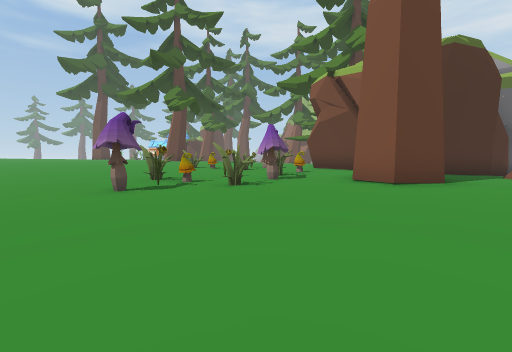
view 1 (above)

23 first-person views from a walk through a scene from a Unity 3-D project. The camera is 1.4 m above the floor, tilts 4° down and sees 90° across. The floor is counted in squares, 2 m on a side. Each view is taken from the middle of a square. On the plan, view 1 faces up. The plan holds only what a view shows up to about 9 squares ahead; the rest is blank. The place goes on beyond the plan. The player character is not drawn. Some animated figures are left out.

view 2
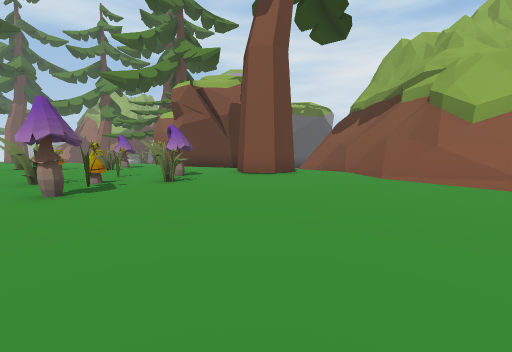

view 3
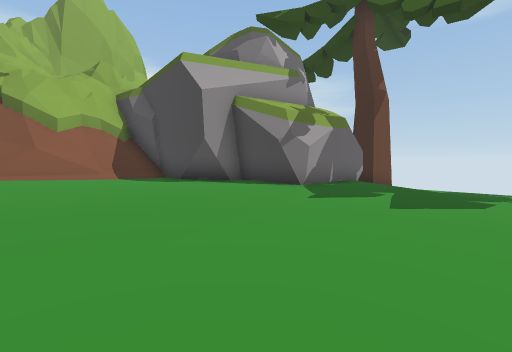

view 4
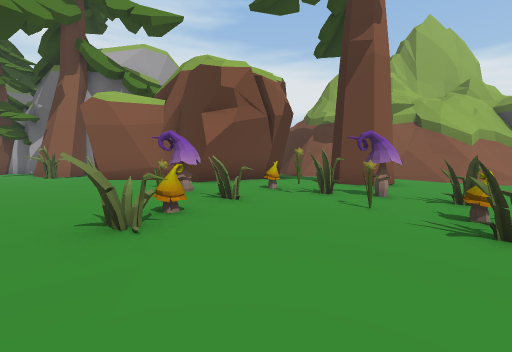

view 5
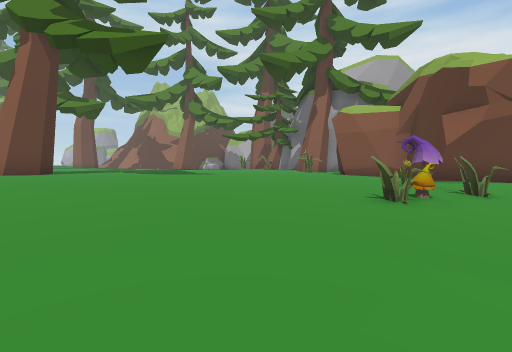

view 6
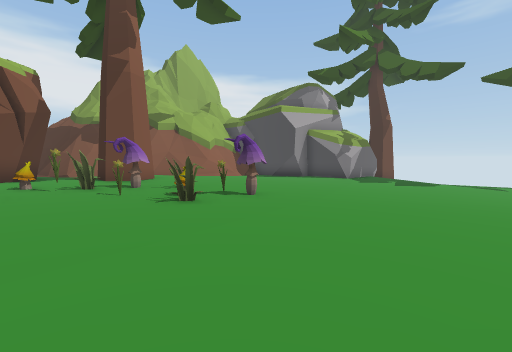

view 7
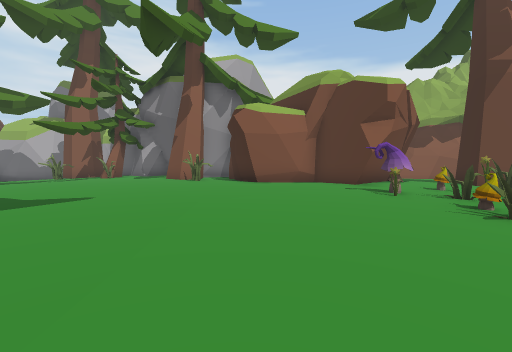

view 8
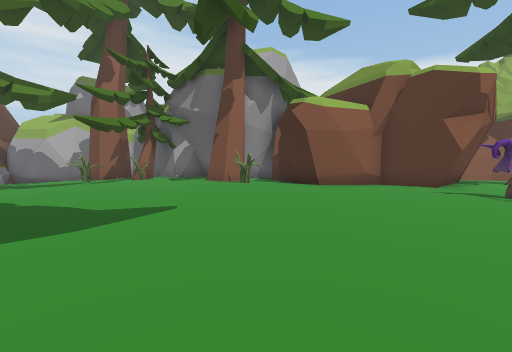

view 9
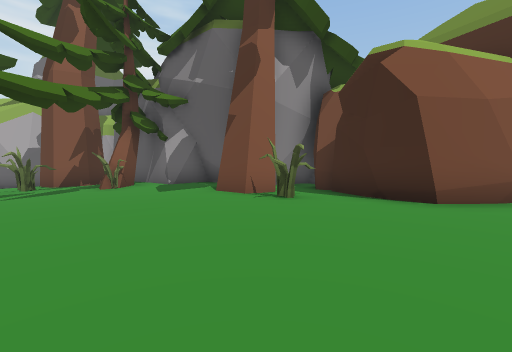

view 10
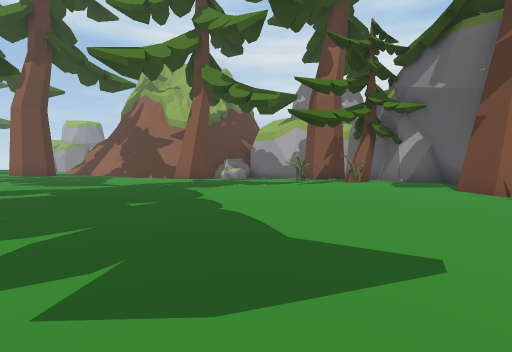

view 11
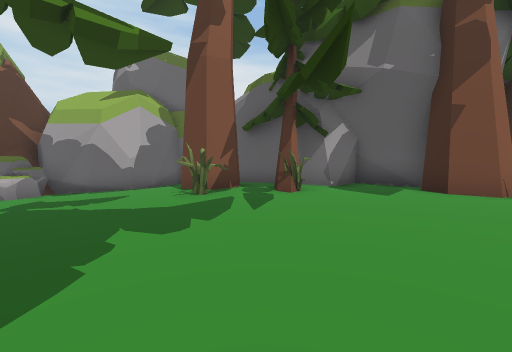

view 12
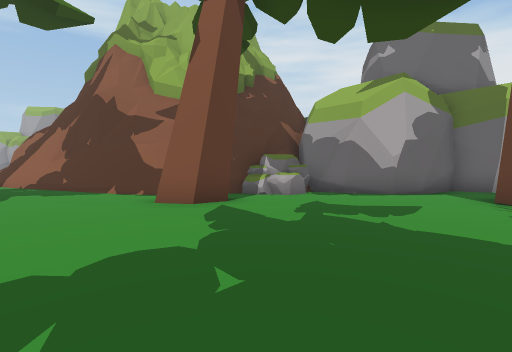

view 13
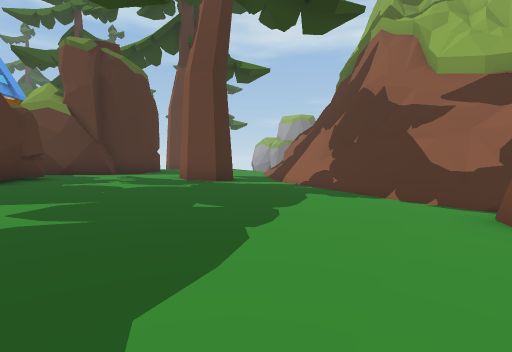

view 14
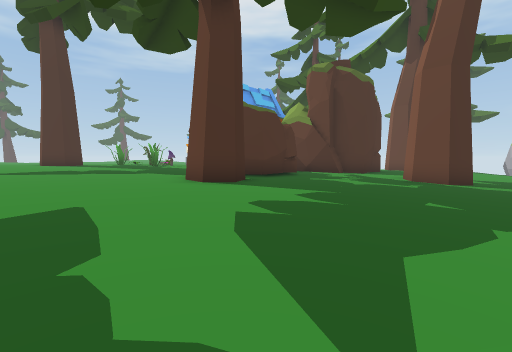

view 15
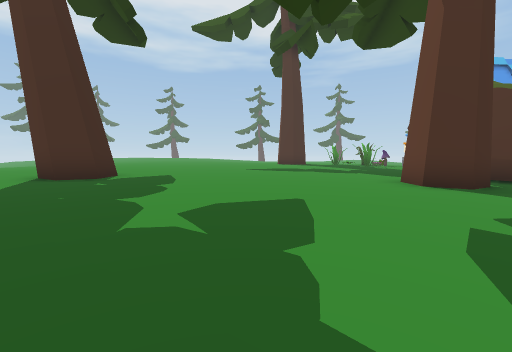

view 16
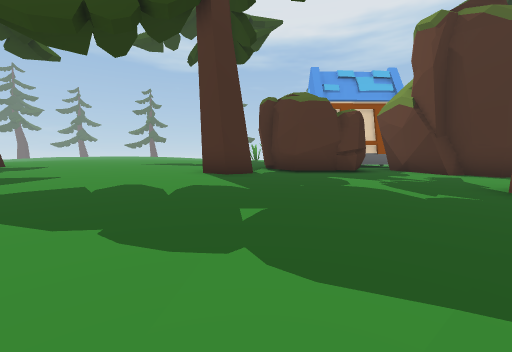

view 17
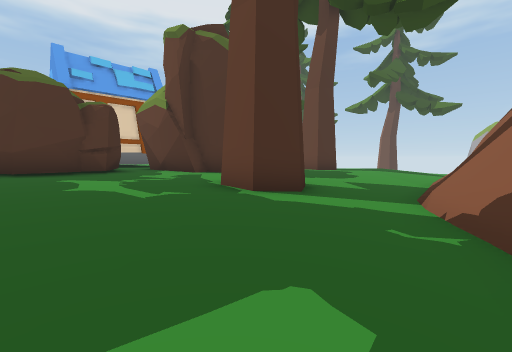

view 18
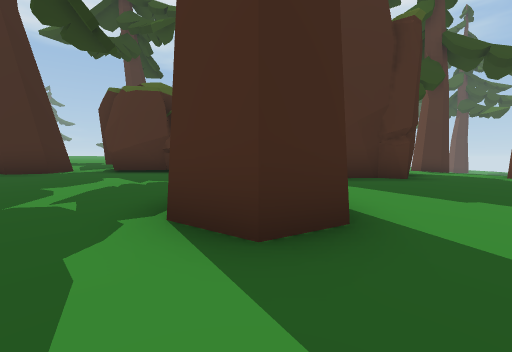

view 19
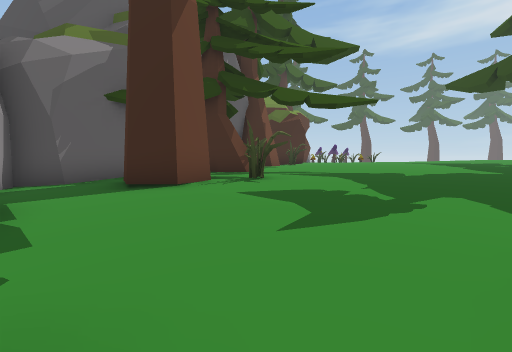

view 20
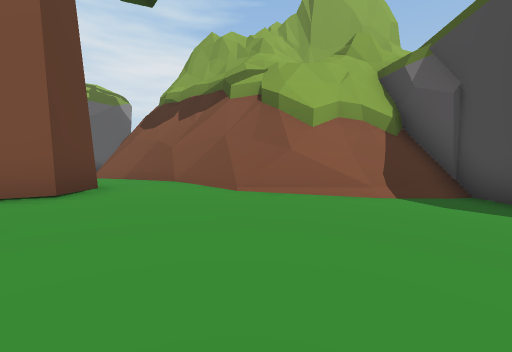

view 21
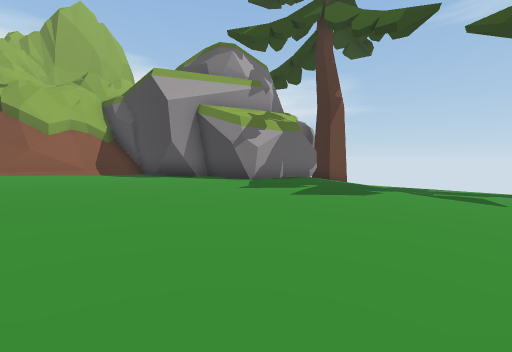

view 22
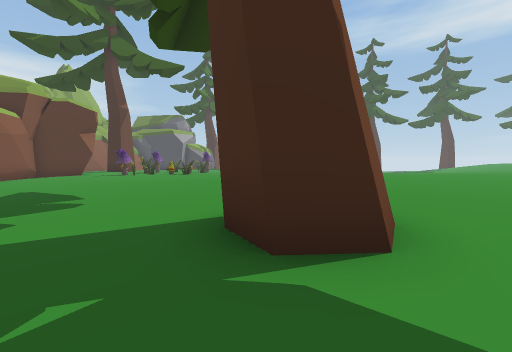

view 23
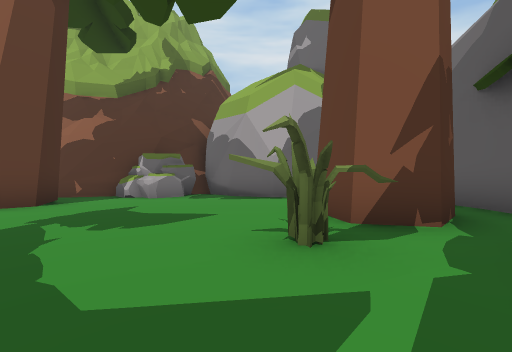

### Floor plan
Key: @ floor where view 1 was taken; # wall or solid block; x gap in a wall; . main floor; : floor 0.25 m higher than the main floor; - floor 0.25 m lower than the main floor; + floor 0.5 m higher than the main floor; _ floor 0.5 m lower than the main floor; < floor 0.75 m lower than the main floor; ( floor 1 m lower than the main floor; / step, stairs or slope; = window, fence, low wall or low ledge; M mushroom; R rock; O other object.
Columns run from 7 left of view 1 to 11 right of it. Each row starts with its distance up from view 1.
 37   #..--_/
 36 ###..--_=#
 35 #....##-/##
 34 O.....--_=#
 33 OO.....-__##
 32 OO.....--_/##
 31 OO.....--_//##
 30 :/.....---/_<#RR#
 29 :##....---/#_<RR#
 28 :::.....---___<<#
 27 :::......---___<##
 26 ::::......---___<##
 25 ::::.......----___#
 24 +::::.......---#__#
 23 +::::........Ox#-##
 22 +:::::.........--#
 21 ##:::::......##.##
 20 ##:::::........##
 19 +++:::::.......#
 18 +++:::::....//.#
 17 +++:::::....####
 16 +++::::::..O# ##
 15 ++++::::....###
 14 +++:::::...##
 13 ++::::::...#
 12 :::::......#
 11 :::....O..##
 10 ::..OM.M..##
  9 .......OM..##
  8 ........O...###
  7 ......O.O.....#
  6 ----OM-M..##..#
  5 -----M-O..#..##
  4 __---O---.../#
  3 _____------/##
  2 _______----=#
  1 <<<_______-##
  0 <<<<___@___##
 -1 ((<<<______/#
 -2 (((<<______/#
 -3 (((<<<___####
 -4 (((<<<####
 -5 ((((<<#
 -6 ((///<#

Positions as (right, up) in squares from view 1, and headings:
1: (0, 0), facing up
2: (-3, 0), facing up-right
3: (-5, 2), facing down-right
4: (-5, 9), facing right
5: (-7, 9), facing up-right
6: (-7, 9), facing down-right
7: (-6, 14), facing right
8: (-5, 16), facing right
9: (-1, 17), facing right
10: (-3, 17), facing up-right
11: (0, 22), facing right
12: (1, 24), facing up-right
13: (0, 26), facing up
14: (0, 25), facing up-left
15: (0, 25), facing left
16: (2, 30), facing left
17: (2, 31), facing up-left
18: (1, 35), facing left
19: (6, 29), facing down
20: (-1, 2), facing right
21: (-7, 2), facing down-right
22: (-6, 23), facing down
23: (4, 22), facing up-right
